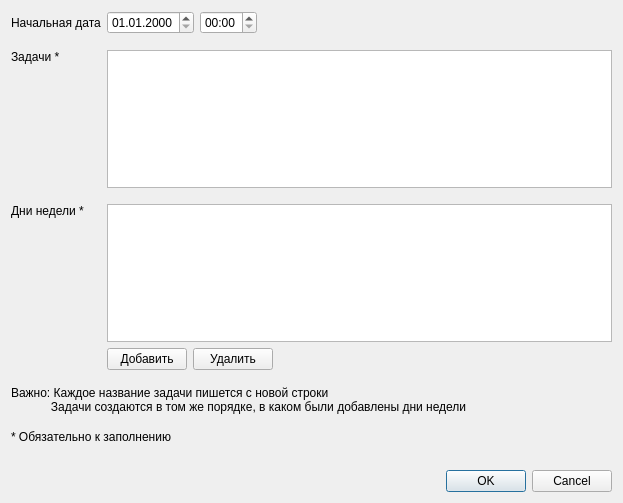
<?xml version="1.0" encoding="UTF-8"?>
<ui version="4.0">
 <class>Dialog</class>
 <widget class="QDialog" name="Dialog">
  <property name="geometry">
   <rect>
    <x>0</x>
    <y>0</y>
    <width>623</width>
    <height>503</height>
   </rect>
  </property>
  <property name="windowTitle">
   <string>Dialog</string>
  </property>
  <widget class="QWidget" name="gridLayoutWidget">
   <property name="geometry">
    <rect>
     <x>11</x>
     <y>11</y>
     <width>601</width>
     <height>481</height>
    </rect>
   </property>
   <layout class="QGridLayout" name="layout_form">
    <item row="0" column="1">
     <layout class="QHBoxLayout" name="layout_startDate">
      <item>
       <widget class="QDateEdit" name="edit_date">
        <property name="sizePolicy">
         <sizepolicy hsizetype="Fixed" vsizetype="Fixed">
          <horstretch>0</horstretch>
          <verstretch>0</verstretch>
         </sizepolicy>
        </property>
        <property name="displayFormat">
         <string>dd.MM.yyyy</string>
        </property>
       </widget>
      </item>
      <item>
       <widget class="QTimeEdit" name="edit_time">
        <property name="sizePolicy">
         <sizepolicy hsizetype="Fixed" vsizetype="Fixed">
          <horstretch>0</horstretch>
          <verstretch>0</verstretch>
         </sizepolicy>
        </property>
        <property name="displayFormat">
         <string>HH:mm</string>
        </property>
       </widget>
      </item>
      <item>
       <spacer name="horizontalSpacer">
        <property name="orientation">
         <enum>Qt::Horizontal</enum>
        </property>
        <property name="sizeHint" stdset="0">
         <size>
          <width>40</width>
          <height>20</height>
         </size>
        </property>
       </spacer>
      </item>
     </layout>
    </item>
    <item row="4" column="0">
     <widget class="QLabel" name="label_weekDays">
      <property name="text">
       <string>Дни недели *</string>
      </property>
      <property name="alignment">
       <set>Qt::AlignLeading|Qt::AlignLeft|Qt::AlignTop</set>
      </property>
     </widget>
    </item>
    <item row="3" column="0" colspan="2">
     <spacer name="verticalSpacer_2">
      <property name="orientation">
       <enum>Qt::Vertical</enum>
      </property>
      <property name="sizeType">
       <enum>QSizePolicy::Fixed</enum>
      </property>
      <property name="sizeHint" stdset="0">
       <size>
        <width>20</width>
        <height>10</height>
       </size>
      </property>
     </spacer>
    </item>
    <item row="2" column="0">
     <widget class="QLabel" name="label_tasks">
      <property name="text">
       <string>&lt;html&gt;&lt;head/&gt;&lt;body&gt;&lt;p&gt;Задачи *&lt;/p&gt;&lt;/body&gt;&lt;/html&gt;</string>
      </property>
      <property name="alignment">
       <set>Qt::AlignLeading|Qt::AlignLeft|Qt::AlignTop</set>
      </property>
     </widget>
    </item>
    <item row="0" column="0">
     <widget class="QLabel" name="label_startDate">
      <property name="text">
       <string>Начальная дата</string>
      </property>
     </widget>
    </item>
    <item row="2" column="1">
     <widget class="QPlainTextEdit" name="edit_tasks"/>
    </item>
    <item row="6" column="0" colspan="2">
     <widget class="QLabel" name="label">
      <property name="text">
       <string>&lt;html&gt;&lt;head/&gt;&lt;body&gt;&lt;p&gt;Важно: Каждое название задачи пишется с новой строки&lt;br&gt;            &amp;nbsp;&amp;nbsp;&amp;nbsp;&amp;nbsp;&amp;nbsp;&amp;nbsp;&amp;nbsp;&amp;nbsp;&amp;nbsp;&amp;nbsp;&amp;nbsp;&amp;nbsp;Задачи создаются в том же порядке, в каком были добавлены дни недели&lt;/p&gt;&lt;/body&gt;&lt;/html&gt;</string>
      </property>
     </widget>
    </item>
    <item row="7" column="0" colspan="2">
     <spacer name="verticalSpacer_4">
      <property name="orientation">
       <enum>Qt::Vertical</enum>
      </property>
      <property name="sizeType">
       <enum>QSizePolicy::Fixed</enum>
      </property>
      <property name="sizeHint" stdset="0">
       <size>
        <width>20</width>
        <height>10</height>
       </size>
      </property>
     </spacer>
    </item>
    <item row="9" column="0" colspan="2">
     <widget class="QLabel" name="label_info">
      <property name="styleSheet">
       <string notr="true">QLabel {
color: rgb(255, 53, 53);
}</string>
      </property>
      <property name="text">
       <string/>
      </property>
     </widget>
    </item>
    <item row="1" column="0" colspan="2">
     <spacer name="verticalSpacer">
      <property name="orientation">
       <enum>Qt::Vertical</enum>
      </property>
      <property name="sizeType">
       <enum>QSizePolicy::Fixed</enum>
      </property>
      <property name="sizeHint" stdset="0">
       <size>
        <width>20</width>
        <height>10</height>
       </size>
      </property>
     </spacer>
    </item>
    <item row="5" column="0" colspan="2">
     <spacer name="verticalSpacer_3">
      <property name="orientation">
       <enum>Qt::Vertical</enum>
      </property>
      <property name="sizeType">
       <enum>QSizePolicy::Fixed</enum>
      </property>
      <property name="sizeHint" stdset="0">
       <size>
        <width>20</width>
        <height>10</height>
       </size>
      </property>
     </spacer>
    </item>
    <item row="10" column="0" colspan="2">
     <widget class="QDialogButtonBox" name="buttonBox">
      <property name="orientation">
       <enum>Qt::Horizontal</enum>
      </property>
      <property name="standardButtons">
       <set>QDialogButtonBox::Cancel|QDialogButtonBox::Ok</set>
      </property>
     </widget>
    </item>
    <item row="4" column="1">
     <layout class="QGridLayout" name="layout_weekDays">
      <item row="1" column="1">
       <widget class="QPushButton" name="btn_deleteWeekDay">
        <property name="sizePolicy">
         <sizepolicy hsizetype="Fixed" vsizetype="Fixed">
          <horstretch>0</horstretch>
          <verstretch>0</verstretch>
         </sizepolicy>
        </property>
        <property name="text">
         <string>Удалить</string>
        </property>
       </widget>
      </item>
      <item row="1" column="2">
       <spacer name="horizontalSpacer_2">
        <property name="orientation">
         <enum>Qt::Horizontal</enum>
        </property>
        <property name="sizeHint" stdset="0">
         <size>
          <width>40</width>
          <height>20</height>
         </size>
        </property>
       </spacer>
      </item>
      <item row="0" column="0" colspan="3">
       <widget class="QListWidget" name="list_weekDays"/>
      </item>
      <item row="1" column="0">
       <widget class="QPushButton" name="btn_addWeekDay">
        <property name="sizePolicy">
         <sizepolicy hsizetype="Fixed" vsizetype="Fixed">
          <horstretch>0</horstretch>
          <verstretch>0</verstretch>
         </sizepolicy>
        </property>
        <property name="text">
         <string>Добавить</string>
        </property>
       </widget>
      </item>
     </layout>
    </item>
    <item row="8" column="0" colspan="2">
     <widget class="QLabel" name="label_remark">
      <property name="text">
       <string>* Обязательно к заполнению</string>
      </property>
     </widget>
    </item>
   </layout>
  </widget>
 </widget>
 <resources/>
 <connections>
  <connection>
   <sender>buttonBox</sender>
   <signal>rejected()</signal>
   <receiver>Dialog</receiver>
   <slot>reject()</slot>
   <hints>
    <hint type="sourcelabel">
     <x>316</x>
     <y>260</y>
    </hint>
    <hint type="destinationlabel">
     <x>286</x>
     <y>274</y>
    </hint>
   </hints>
  </connection>
 </connections>
</ui>
